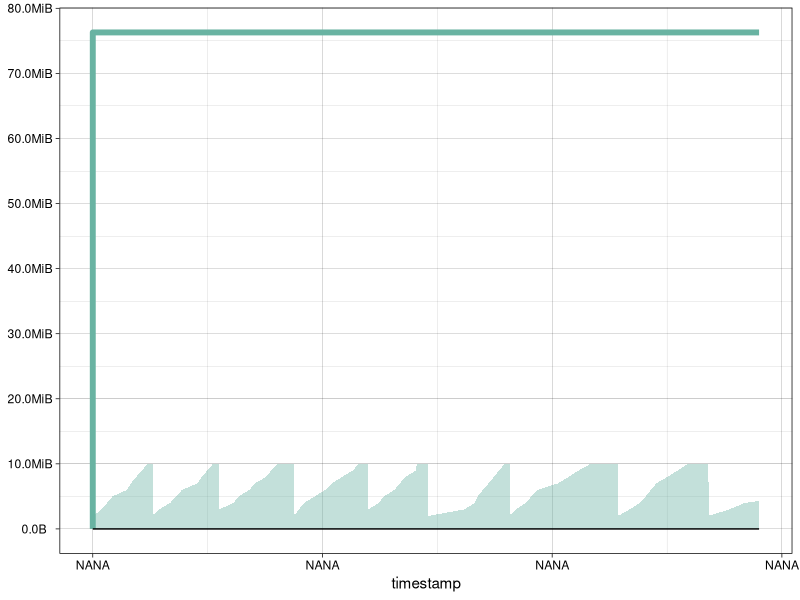

Reproduce this figure in R.
## ---- chunk 1
knitr::opts_chunk$set(echo = TRUE)
## ---- chunk 2
library(dplyr)
library(readr)
library(ggplot2)
library(gdata)
library(scales)
## ---- chunk 3
KB <- function(x) { x * 1024 }
MB <- function(x) { x * 1024 * 1024 }
GB <- function(x) { x * 1024 * 1024 * 1024 }

# labels_nanoseconds <- function(x) {
#   ifelse(abs(x) < 1000, paste0(x, "ns"),
#          ifelse(abs(x) < 1000 * 1000, paste0(x, "µs"), 
#                 ifelse(x < 1000 * 1000, paste0(x, "ms"))
#                 )
#   )
# }
## ---- chunk 4
data <- read_csv("membench.csv")
## ---- chunk 5
ggplot(data, aes(x=timestamp)) + 
  geom_area(aes(y=memory_usage), fill="#69b3a2", alpha=0.4) +
  geom_line(aes(y=intended_memory_usage), color="#69b3a2", size=2) +
  theme_linedraw() + 
  scale_y_continuous(breaks=MB(10*(0:8)), labels = function(x) humanReadable(x, standard = "IEC", sep = "")) +
  scale_x_continuous(labels = function(x) humanReadable(x, standard = "SI", sep = "", units="")) +
  geom_line(aes(y=disk_usage)) +
  theme(axis.title.y = element_blank())
  
  #geom_line(aes(y=memory_usage)) #+ geom_line(aes(y=disk_usage)) #+ geom_line(aes(y=intended_memory_usage)) + geom_line(aes(y=apparent_memory_usage))
